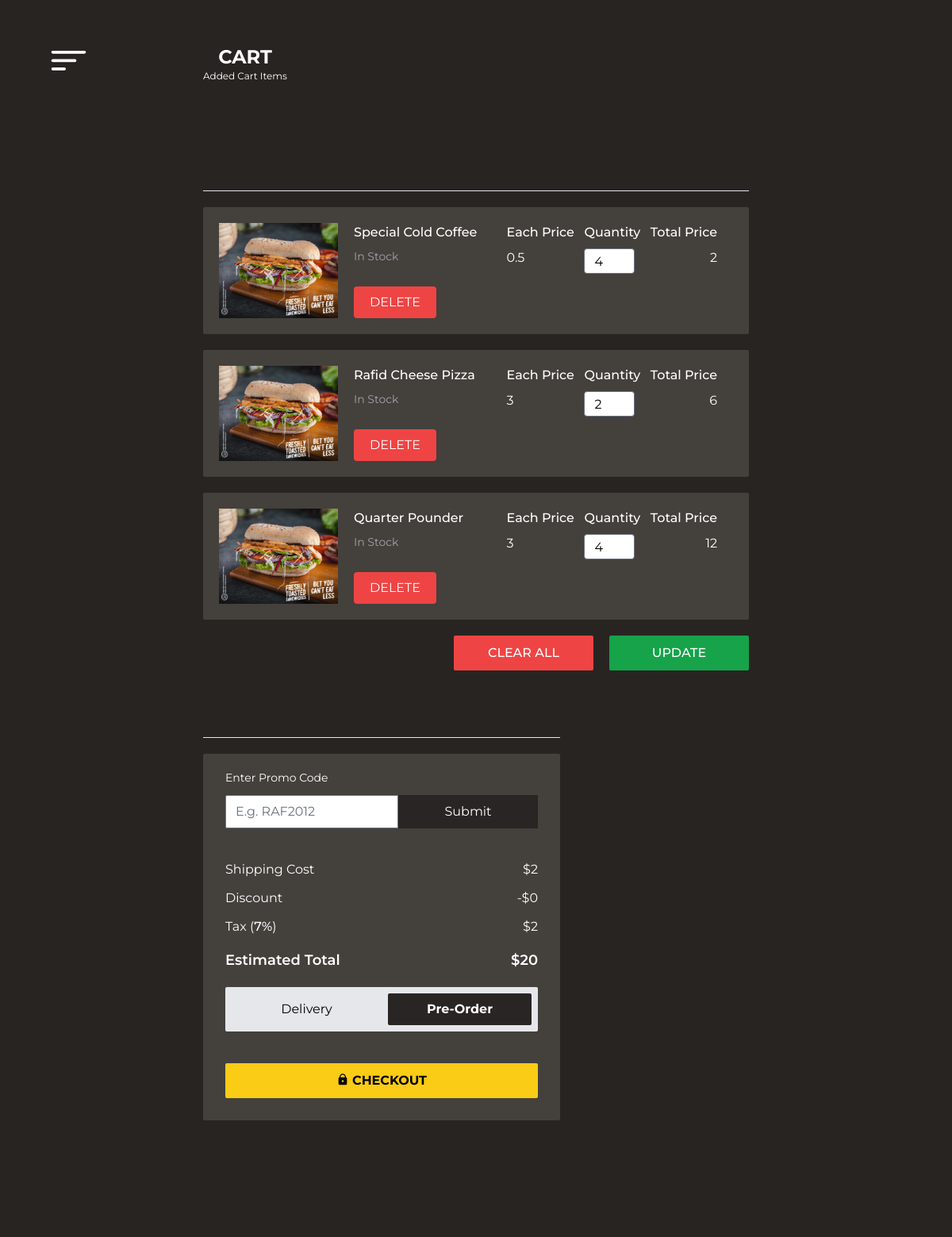
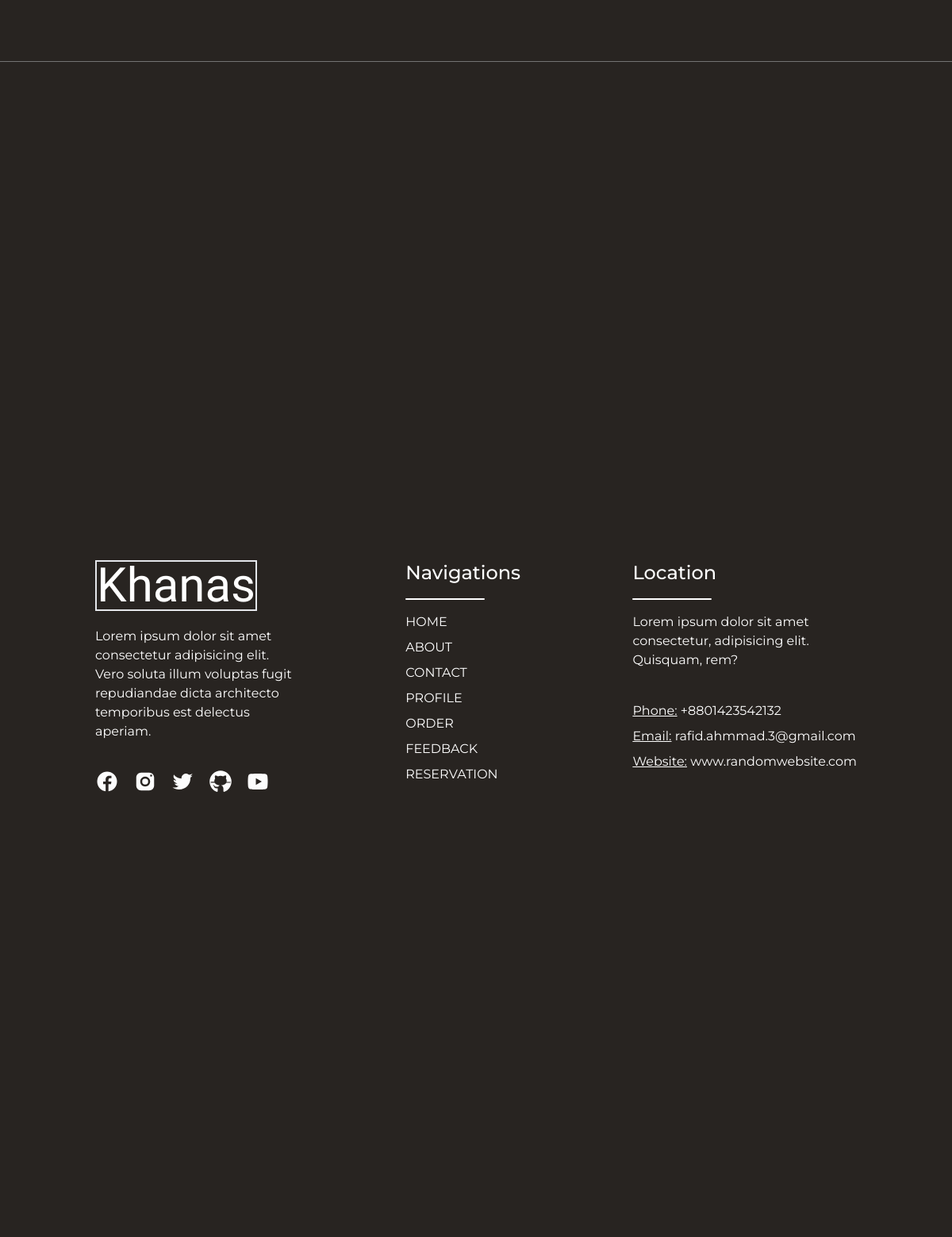
Screenshot of /shopping-cart.php (signed in) with the database file from the repository (2 pictures, top to bottom).
### tables this page shows
CREATE TABLE `cart` (
  `customer_id` int(11) NOT NULL,
  `item_name` varchar(50) NOT NULL,
  `quantity` tinyint(4) NOT NULL DEFAULT 0,
  `total_price` float NOT NULL,
  `added_time` datetime NOT NULL DEFAULT current_timestamp()
);

### shopping-cart.php (the view, shortened to what this page needs)
<!DOCTYPE html>
<html lang="en">
<head>
   <script src="https://cdn.tailwindcss.com"></script>
   <script src="https://cdn.tailwindcss.com?plugins=forms,typography,aspect-ratio,line-clamp"></script>
</head>
<body class="bg-[#282421] overflow-x-hidden text-white">
   <?php require "nav-component.php" ?>
   <div class="h-screen w-screen flex flex-col">
      <div class="flex justify-between items-center py-14 px-64">
         <div class="flex flex-col justify-center items-center">
            <p class="text-2xl font-bold">CART</p>
            <p class="text-xs">Added Cart Items</p>
         </div>
      </div>
         <?php
         include "delivery-info.php";
         ?>
      <div class="flex justify-between items-start px-64 flex-wrap mb-56 bg-[#282421] relative z-10  pt-20">
         <section class="w-[850px] mb-5">
            <hr class="hr-line-items mb-5" />
            <?php
            include("config.php");
            $sql = "SELECT * FROM `cart` WHERE `customer_id` = '{$_SESSION['id']}' ORDER BY `added_time` DESC";
            $result = $conn->query($sql);
            if ($result->num_rows > 0) {
               while ($row = $result->fetch_assoc()) {
                  echo '<div class="fetched-items flex justify-between py-5 pl-5 pr-10 bg-stone-700 rounded-sm mb-5">
                     <div class="flex gap-5">
                        <img class="w-[150px] h-[120px] object-cover object-bottom" src="images/food1.jpg" alt="" />
                        <div class="flex flex-col justify-between">
                           <div class="">
                              <p class="item_name font-medium mb-2 w-[180px]">' . $row['item_name'] . '</p>
                              <p class="text-sm text-zinc-400">In Stock</p>
                           </div>
                           <div class="">
                              <button class="delete-btn px-5 py-2 bg-red-500 hover:bg-red-600 rounded">DELETE</button>
                           </div>
                        </div>
                     </div>
                     <div class="flex flex-col items-start gap-2">
                        <p class="font-medium">Each Price</p>
                        <p class="text-base">' . $row['total_price'] / $row['quantity'] . '</p>
                     </div>
                     <div class="flex flex-col items-start gap-2">
                        <p class="font-medium">Quantity</p>
                        <input class="text-black w-16 rounded h-8" type="number" name="points" step="1" value="' . $row['quantity'] . '"
                           min="0" />
                     </div>
                     <div class="flex flex-col items-end gap-2">
                        <p class="font-medium">Total Price</p>
                        <p class="text-base">' . $row['total_price'] . '</p>
                     </div>
                  </div>';
               }
            } else {
               echo "0 items found in the cart";
            }
            ?>
            <div class="update-btn flex justify-end gap-5 mb-16">
               <button class="clear-btn bg-red-500 hover:bg-red-600 h-11 w-44 rounded-sm font-medium">CLEAR ALL</button>
               <button
                  class="update-btn bg-green-600 hover:bg-green-700 h-11 w-44 rounded-sm font-medium">UPDATE</button>
            </div>
         </section>
         <section class="w-[450px]">
            <hr class="mb-5" />
            <form class="bg-stone-700 rounded-sm px-7 py-5" action="">
               <p class="text-sm mb-3">Enter Promo Code</p>
               <div class="flex items-stretch">
                  <input class="rounded-l-sm text-black" type="text" name="" id="" placeholder="E.g. RAF2012" />
                  <button class="bg-stone-800 w-full">Submit</button>
               </div>
               <?php
               include("config.php");
               $sql = "SELECT SUM(total_price) AS `sum_price` FROM `cart` WHERE `customer_id` = '{$_SESSION['id']}'";
               $result = $conn->query($sql);
               if ($result->num_rows > 0) {
                  $row = $result->fetch_assoc();
                  echo '<div class="mt-10">
                  <div class="flex justify-between mb-3">
                     <div class="">Shipping Cost</div>
                     <div class="">$2</div>
                  </div>
                  <div class="flex justify-between mb-3">
                     <div class="">Discount</div>
                     <div class="">-$0</div>
                  </div>
                  <div class="flex justify-between mb-3">
                     <div class="">Tax (<span class="font-medium">7%</span>)</div>
                     <div class="">$2</div>
                  </div>
                  <div class="flex justify-between mb-2 font-semibold text-lg mt-4">
                     <div class="">Estimated Total</div>
                     <div class="">$' . $row["sum_price"] . ' </div>
                  </div>';
               }
               ?>
               <div class="grid w-full grid-cols-2 space-x-2 rounded-sm bg-gray-200 p-2 text-black mt-5" x-data="app">
                  <div class="option-btn">
                     <label for="delivery"
                        class="block cursor-pointer select-none rounded-sm p-2 text-center peer-checked:bg-stone-800  peer-checked:font-bold peer-checked:text-white">Delivery</label>
                  </div>
                  <div class="option-btn">
                     <label for="pre-order"
                        class="block cursor-pointer select-none rounded-sm p-2 text-center peer-checked:bg-stone-800  peer-checked:font-bold peer-checked:text-white">Pre-Order</label>
                  </div>
               </div>
               <div class="w-full">
                  <button id="checkout-btn"
                     class="mt-10 mb-2 bg-yellow-400 hover:bg-yellow-500 text-black font-bold rounded-sm w-full h-11 flex justify-center items-center gap-1">
                     <img class="w-4 -translate-y-[1.5px]" src="images/lock.svg" alt="" />
                     <p>CHECKOUT</p>
                  </button>
               </div>
      </div>
      </form>
      </section>
   </div>
   <?php require "footer.php" ?>
   </div>
</body>
</html>

### shopping-cart.php (style rules this page uses)
html { scroll-behavior: smooth; }
body { font-family: "Montserrat"; }

### delivery-info.php (style rules this page uses)
html { scroll-behavior: smooth; }
body { font-family: "Montserrat"; }

### rows the page displays
cart: item_name "Special Cold Coffee", $row['total_price'] / $row['quantity'] "0.5", points "4", total_price "2"
cart: item_name "Rafid Cheese Pizza", $row['total_price'] / $row['quantity'] "3", points "2", total_price "6"
cart: item_name "Quarter Pounder", $row['total_price'] / $row['quantity'] "3", points "4", total_price "12"

### other values shown
$row["sum_price"] "20"
